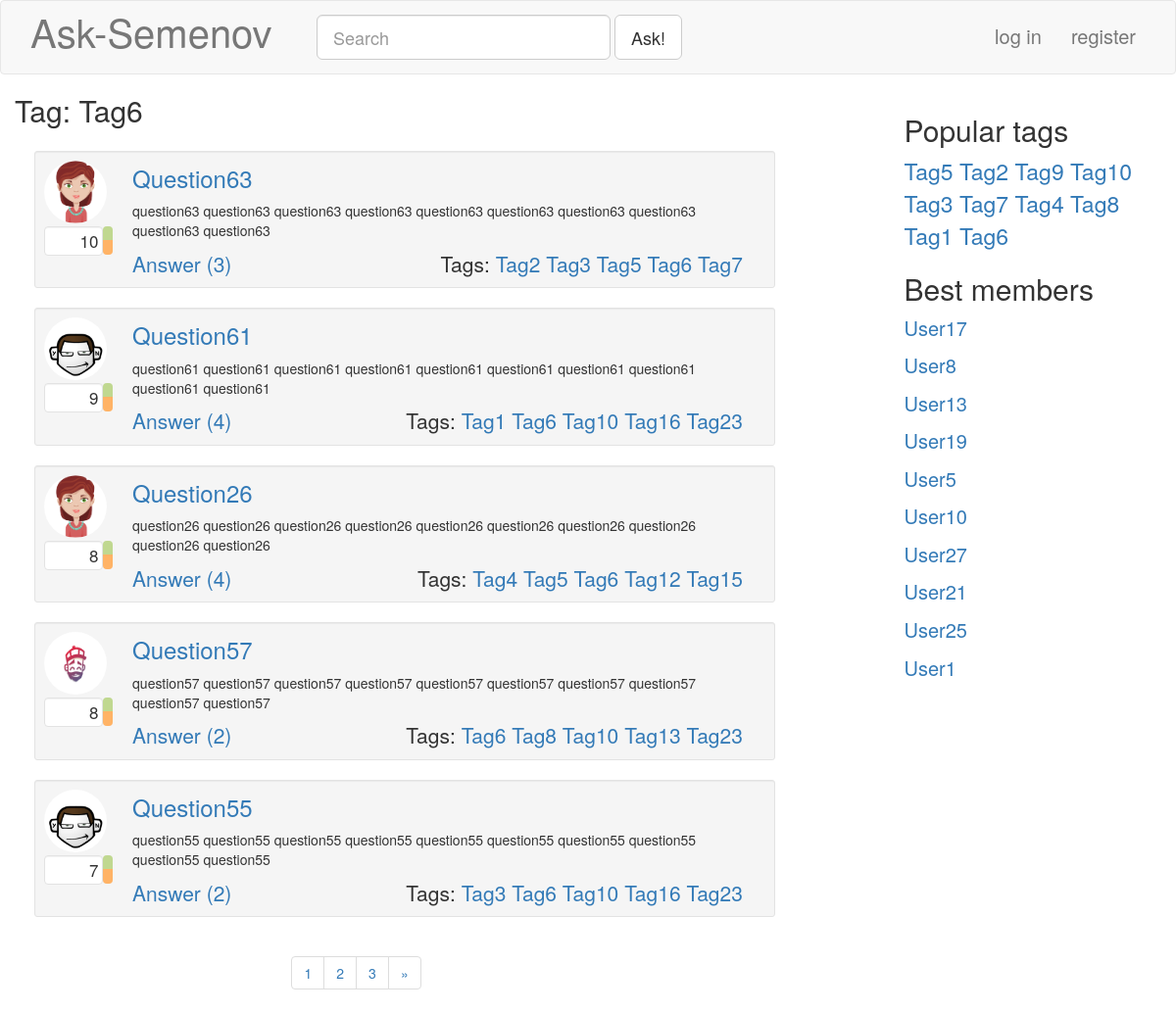
Page /tag/Tag6/ on the earlier database version.
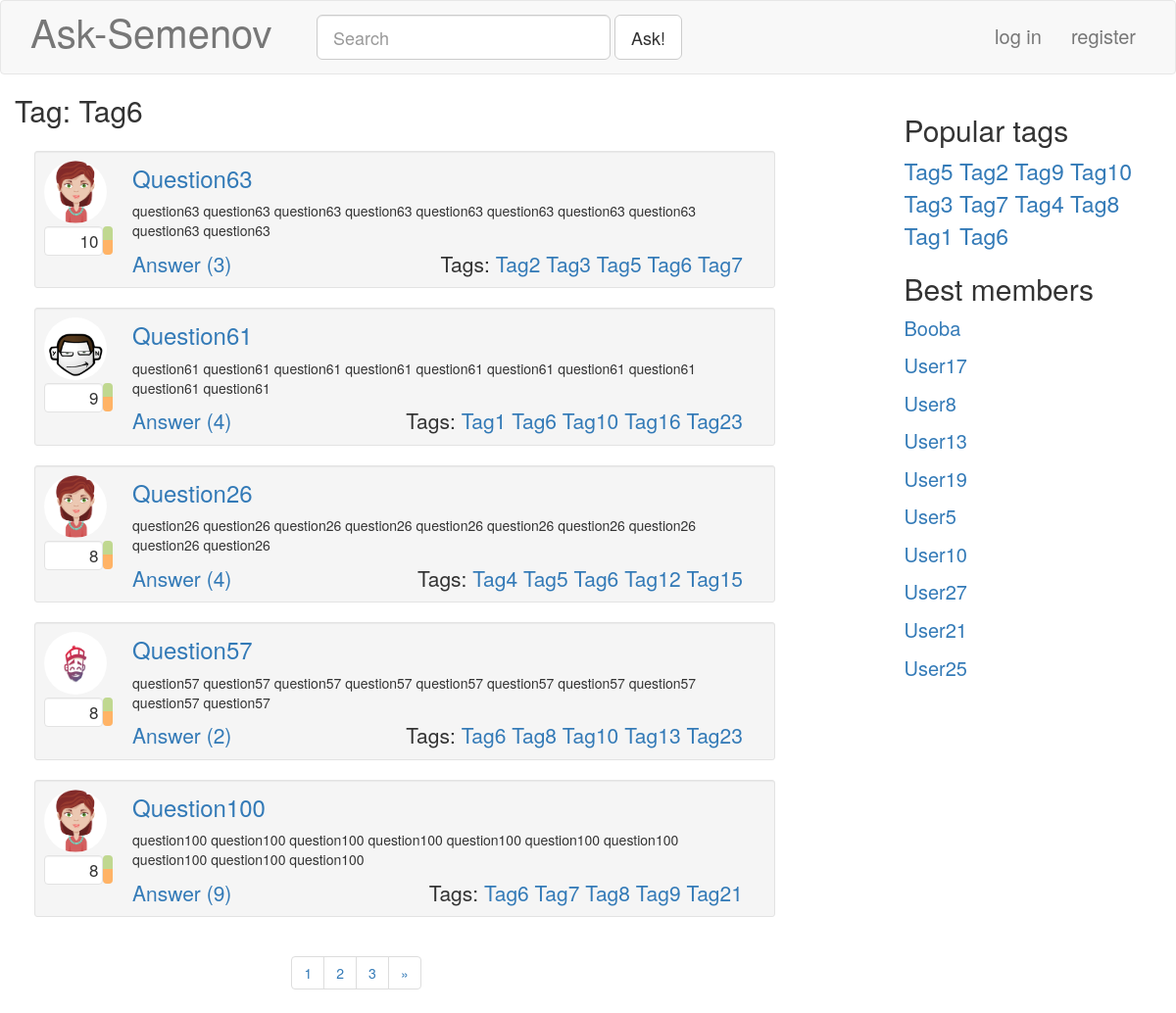
Same page on the later database version.
### blog/models.py (models this page shows, shortened)
class Question( models.Model ):
	caption = models.CharField( null = False, blank = False, max_length = 100 )
	rating = models.IntegerField( null = False, default = 0 )
	text = models.TextField( null = False, blank = False )
	tags = models.ManyToManyField( 'Tag' )
	postDate = models.DateTimeField( null = False, blank = True, auto_now_add = True )
	author = models.ForeignKey( 'Profile', null = False, blank = False, on_delete = models.CASCADE )
	objects = QuestionManager()
	def answersCount( self ):
		return self.answer_set.count()
	class Meta:
		verbose_name = "Вопрос"
		verbose_name_plural = "Вопросы"

class Profile( models.Model ):
	user = models.OneToOneField( User, null = False, blank = False, on_delete = models.CASCADE )
	nickname = models.TextField( null = False, blank = False, max_length = 30 )
	image = models.ImageField( null = False, blank = True, upload_to = '', default = 'dummy.png', max_length = 100 )
	rating = models.IntegerField( null = False, default = 0 )
	objects = ProfileManager()
	class Meta:
		verbose_name = "Профиль"
		verbose_name_plural = "Профили"

class Tag( models.Model ):
	caption = models.CharField( unique = True, null = False, blank = False, max_length = 20 )
	objects = TagManager()
	def __str__( self ):
		return str( self.caption )
	class Meta:
		verbose_name = "Тэг"
		verbose_name_plural = "Тэги"

### blog/views.py (the view)
# urls.py: url(r'^tag/(?P<tag>\w+)/$', blogViews.taggedQuestions, name="taggedQuestions"),
def taggedQuestions( request, tag=None ):
	result = makeBase( request );
	questions = Question.objects.tagged_as_strict( tag )
	result[ 'questions' ], result[ 'pageNumbers' ] = Paginate( request, questions, 5 )
	result[ 'tag' ] = tag
	return render( request, 'questiontags.html', result )

### blog/models.py (called while the page is built)
	def rating_sorted( self ):
		return super( TagManager, self ).annotate( questionCount = models.Count( 'question' ) ).order_by( '-questionCount' )

	def tagged_as_any( self, *requestedTags ):
		rtList = list( requestedTags )
		return super( QuestionManager, self ).filter( tags__caption__in = rtList ).distinct().order_by( '-rating' )

	def tagged_as_strict( self, *requestedTags ):
		rtList = list( requestedTags )
		result = self.tagged_as_any( *requestedTags )
		for requestedTag in requestedTags:
			result = result.filter( tags__caption = requestedTag )
		result.order_by( '-rating' )
		return result

	def rating_sorted( self ):
		return super( ProfileManager, self ).order_by( '-rating' )

### blog/views.py (called while the page is built)
def makeBase( request ):
	result = {
		'hotTags': Tag.objects.rating_sorted()[:10],
		'bestMembers': Profile.objects.rating_sorted()[:10],
	}
	if ( request.user.is_authenticated ):
		result[ 'profile' ] = Profile.objects.get_by_login( request.user.username )
	else:
		result[ 'profile' ] = None
	return result

### templates/questiontags.html
{% extends "index.html" %}
{% block customContentCaption %}
<div class="container-fluid">
	<h2>Tag: {{ tag }}</h2>
</div>
{% endblock %}

### templates/base.html (shortened to what this page needs)
{% load static %}
<!DOCTYPE html>
<html>
	<head>
		<link rel="stylesheet" href="{% static "css/bootstrap.min.css" %}">
		<link rel="stylesheet" href="{% static "css/base.css" %}">
		{% block extras %}{% endblock %}
	</head>
	<body>
		<nav class="navbar navbar-default ask-navbar">
			<div class="container-fluid">
				<div class="navbar-header col-md-3">
		      		{% url 'mainPage' as mainPageURL %}
					<a class="navbar-brand ask-navbarBrand" href="{{ mainPageURL }}">Ask-Semenov</a>
				</div>
				<div class="collapse navbar-collapse">
					{% url 'askQuestion' as askURL %}
					<form class="navbar-form navbar-left" role="search" action="{{ askURL }}">
						<div class="form-group">
							<input id="ask-mainSearchField" class="form-control input-lg" type="text"  placeholder="Search">
						</div>
						<button type="submit" class="btn btn-lg btn-default">Ask!</button>
					</form>
				{% if profile %}
					<ul class="nav navbar-nav navbar-right">
						<li class="pull-right">
							<div class="media">
								<div class="media-left media-middle">
									<a class="navbar-link" href="#">
										<img id="ask-profilePicture" class="media-object img-circle" src="{{ profile.image.url }}">
									</a>
								</div>
								<div class="media-right">
									<h4> {{ profile.nickname }}</h4>
									<div>
										{% url 'settings' as settingsURL %}
										<a href="{{ settingsURL }}">Settings</a>
										{% url 'logout' as logoutURL %}
										<a href="{{ logoutURL }}">Log out</a>
									</div>
								</div>
							</div>
						</li>
					</ul>
				{% else %}
					<ul class="nav navbar-nav navbar-right ask-navbarLoginSection">
						<li>
							{% url 'login' as loginURL %}
							<a href="{{ loginURL }}">log in</a>
						</li>
						<li>
							{% url 'signup' as signupURL %}
							<a href="{{ signupURL }}">register</a>
						</li>
					</ul>
				{% endif %}
				</div>
			</div>
		</nav>
		<div class="row">
			<div class="container col-md-9">
			{% block customContentCaption %} {% endblock %}
			{% block customContent %}{% endblock %}
			</div>
			<div class="col-md-3 ask-rightColumn">
				<div class="ask-tagsBlock">
					<h2>Popular tags</h2>
					<div class="ask-popularTags">
					{% for tag in hotTags %}
					{% url 'taggedQuestions' tag as taggedQuestionsURL %}
						<a href="{{ taggedQuestionsURL }}">{{ tag.caption|title }}</a>
					{% endfor %}
					</div>
				</div>
				<div class="ask-bestMembersBlock">
					<h2>Best members</h2>
					<ul class="list-unstyled ask-bestMembers">
					{% for member in bestMembers %}
						<li><a href="#">{{ member.nickname }}</a></li>
					{% endfor %}
					</ul>
				</div>
			</div>
		</div>
	</body>
</html>

### templates/singlequestion.html
{% load static %}
<div id="question{{ question.id }}" class="well well-sm ask-questionListElement">
	<div class="media">
		<div class="media-left ask-questionListElementUserBlock">
			<a href="#">
				<img class="media-object img-circle ask-questionProfileImage" src="{{ question.author.image.url }}">
			</a>
			<div class="ask-questionRatingBlock">
				<div id="qrf{{ question.id }}" class="well pull-left text-right ask-questionRatingField">
					{{ question.rating }}
				</div>
				<div id="qrbg{{ question.id }}" class="btn-group-vertical pull-left ask-questionRatingButtonsGroup" role="group">
						<button type="button" class="btn ask-ratingButton ask-ratingUpButton"></button>
						<button type="button" class="btn ask-ratingButton ask-ratingDownButton"></button>
				</div>
			</div>
		</div>
		<div class="media-right ask-questionListElementQuestionBlock">
			{% url 'answer' question.id as questionURL %}
			<h3 class="ask-questionListElementCaption"><a href="{{ questionURL }}"> {{ question.caption }} </a></h3>
			<div><p> {{ question.text }} </p></div><br>
			<div class="ask-questionListElementBottomLine">
				{% url 'answer' question.id as questionURL %}
				<a class="lead" href="{{ questionURL }}">Answer ({{ question.answersCount }})</a>
				<span class="lead pull-right ask-questionListElementTags">
					Tags:
				{% for tag in question.tags.all %}
				{% url 'taggedQuestions' tag as taggedQuestionsUrl %}
					<a href="{{ taggedQuestionsUrl }}">{{ tag }}</a>
				{% endfor %}
				</span>
			</div>
		</div>
	</div>
</div>

Differences in the rows shown:
no longer on this page (row unchanged): Question: author.image (picture), rating "7", caption "Question55", text "question55 question55 question55 question55 question55 question55 question55 question55 question55 question55", answersCount "2", Tag (caption "Tag3"), Tag (caption "Tag6"), Tag (caption "Tag10"), Tag (caption "Tag16"), Tag (caption "Tag23")
no longer on this page (row unchanged): Profile: nickname "User1"
now on this page (row edited): Question: author.image (picture), rating "8", caption "Question100", text "question100 question100 question100 question100 question100 question100 question100 question100 question100 question100", answersCount "9", Tag (caption "Tag6"), Tag (caption "Tag7"), Tag (caption "Tag8"), Tag (caption "Tag9")
now on this page (row unchanged): Tag: caption "Tag21", shown under "8"
added Profile: nickname "Booba"
